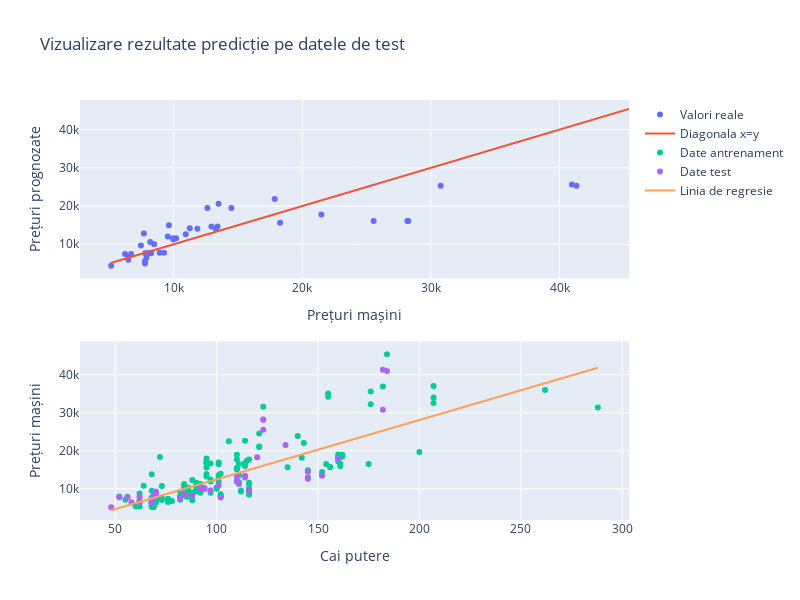

Notebook code for this chart:
### Code cell
grid = np.linspace(np.min(df_sample.price), np.max(df_sample.price), 100)
xgrid = np.linspace(np.min(df_sample.horsepower), np.max(df_sample.horsepower), 100)

###################################################################################33
from plotly.subplots import make_subplots
import plotly.graph_objects as go

fig = make_subplots(rows=2, cols=1)

fig.add_trace(
    go.Scatter(x= y_test, 
               y = predicted_y,mode='markers',
               name = 'Valori reale'),
    row=1, col=1
)
fig.add_trace(
    go.Scatter(x = grid, y = grid, mode='lines',
               name = 'Diagonala x=y'),
    row=1, col=1
)

fig.add_trace(
    go.Scatter(x=traindf.horsepower, 
               y=traindf.price,mode='markers',
               name = 'Date antrenament'),
    row=2, col=1
)
fig.add_trace(
    go.Scatter(x=testdf.horsepower, 
               y=testdf.price,mode='markers',
               name = 'Date test'),
    row=2, col=1
)
fig.add_trace(
    go.Scatter(x=xgrid, 
               y=regression.predict(xgrid.reshape(100, 1)),mode='lines',
               name = 'Linia de regresie'),
    row=2, col=1
)

fig.update_layout(height=600, width=800, title_text="Vizualizare rezultate predicție pe datele de test")

# Update xaxis properties
fig.update_xaxes(title_text="Prețuri mașini", row=1, col=1)
fig.update_xaxes(title_text="Cai putere", row=2, col=1)

# Update yaxis properties
fig.update_yaxes(title_text="Prețuri prognozate", row=1, col=1)
fig.update_yaxes(title_text="Prețuri mașini",  row=2, col=1)


fig.show()
